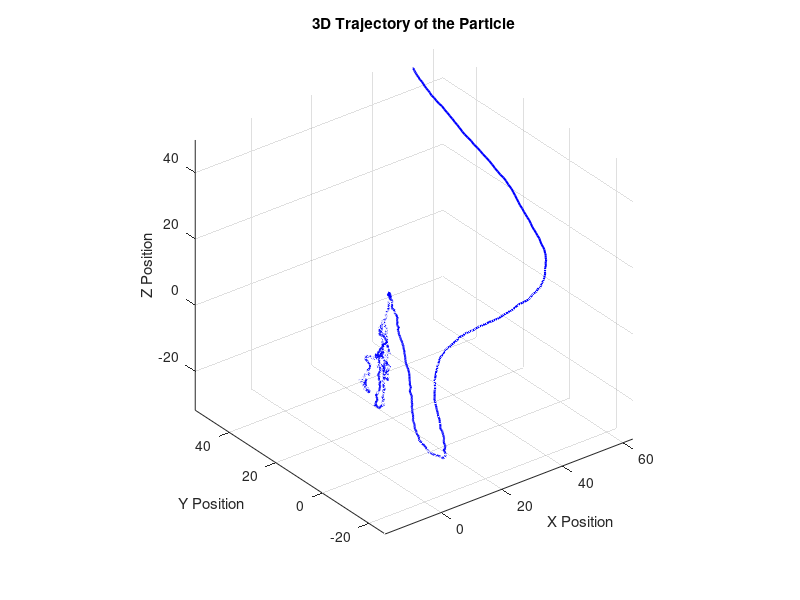
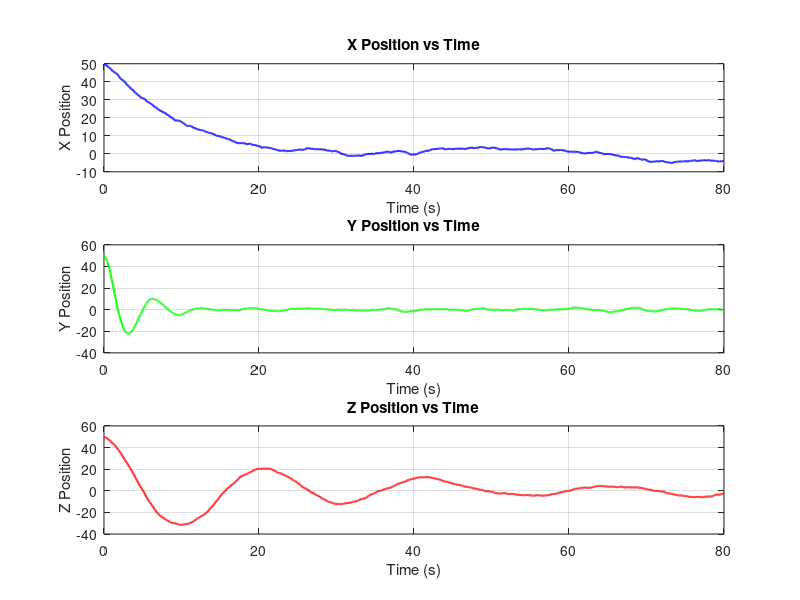

These charts were generated, in order, by the following MATLAB code: (Note: this script raises an error after producing the figures.)
% Initial conditions
positionx = 50; 
positiony = 50; 
positionz = 50; 
velocityx = -2; 
velocityy = -2;
velocityz = -2;                                                        

t = 0; 
dt = 0.04; % time-step 
num_steps = 2000; % Define the number of simulation steps

% Storage for plotting & data
positionxs = zeros(num_steps, 1);  
positionys = zeros(num_steps, 1);  
positionzs = zeros(num_steps, 1);  
velocitiesx = zeros(num_steps, 1); 
velocitiesy = zeros(num_steps, 1); 
velocitiesz = zeros(num_steps, 1); 
outputs = zeros(num_steps, 6); 
% outputs = zeros(num_steps, 1);

% Create single particle
p = [positionx, velocityx, positiony, velocityy, positionz, velocityz]; 

for j = 1:num_steps
    k_posx = -0.1;
    k_velx = -1;
    k_posy = -1;
    k_vely = -0.5;
    k_posz = -0.1;
    k_velz = -0.1;

    ax = k_posx * p(1) + k_velx * p(2); 
    ay = k_posy * p(3) + k_vely * p(4);
    az = k_posz * p(5) + k_velz * p(6); 


    a = [ax, ay, az];  % enforce column
    % A'
    A = [1, dt, 0, 0, 0, 0; 
         0, 1, 0, 0, 0, 0; 
         0, 0, 1, dt, 0, 0; 
         0, 0, 0, 1, 0, 0; 
         0, 0, 0, 0, 1, dt; 
         0, 0, 0, 0, 0, 1]; 
    % B'
    B = [dt^2/2, 0, 0; 
         dt, 0, 0; 
         0, dt^2/2, 0; 
         0, dt, 0; 
         0, 0, dt^2/2; 
         0, 0, dt]; 

    process_noise = 0.1 * [1,1,1,1,1,1] .* randn(size(p)); 
    p = p * A' + a * B' + process_noise;  % clean matrix math

    % Store values for plotting
    positionxs(j) = p(1); % x
    positionys(j) = p(3); % y
    positionzs(j) = p(5); % z
    t = t + dt; 
    velocitiesx(j) = p(2); % vx
    velocitiesy(j) = p(4); % vy
    velocitiesz(j) = p(6); % vz

    % Output generation 
    observation_noise = 0.1 * randn(1,6); 
    C = [1,0,0,0,0,0;
         0,1,0,0,0,0;
         0,0,1,0,0,0;
         0,0,0,1,0,0;
         0,0,0,0,1,0;
         0,0,0,0,0,1];
    outputs(j,:) = p * C + observation_noise; 

end

% Save for output 
save('positions.mat', 'positionxs', 'positionys', 'positionzs'); 
save('velocities.mat', 'velocitiesx', 'velocitiesy', 'velocitiesz'); 
save('outputs.mat', 'outputs'); 

% Plot results as a 3D line
figure;

% 3D line plot of the particle trajectory
plot3(positionxs, positionys, positionzs, 'b-', 'LineWidth', 1.5);

xlabel('X Position');
ylabel('Y Position');
zlabel('Z Position');
title('3D Trajectory of the Particle');
grid on;
axis equal;
view(3); % Set default 3D view


% Create time vector for plotting
time = (0:dt:(num_steps-1)*dt)';

% Create figure for position vs time plots
figure('Position', [100, 100, 900, 700]);

% Plot X position vs time
subplot(3,1,1);
plot(time, positionxs, 'b-', 'LineWidth', 1.5);
grid on;
xlabel('Time (s)');
ylabel('X Position');
title('X Position vs Time');

% Plot Y position vs time
subplot(3,1,2);
plot(time, positionys, 'g-', 'LineWidth', 1.5);
grid on;
xlabel('Time (s)');
ylabel('Y Position');
title('Y Position vs Time');

% Plot Z position vs time
subplot(3,1,3);
plot(time, positionzs, 'r-', 'LineWidth', 1.5);
grid on;
xlabel('Time (s)');
ylabel('Z Position');
title('Z Position vs Time');

% Adjust spacing between subplots
tight = get(gcf, 'Position');
set(gcf, 'Position', tight);
sgtitle('Position vs Time for Each Coordinate');